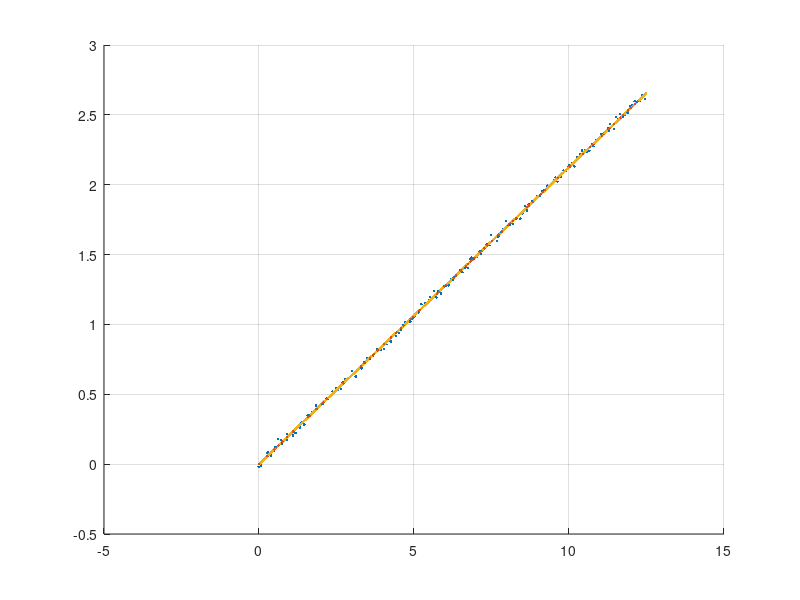

Recreate this plot in MATLAB.
%pre-process GPS
format long
%{
%get exact location for tower A: long survey (from RTKpost.txt)
%latA;
%longA;
%hA;

%import run thats trimmed for only the line movement A->B
%[xNED,yNED,zNED] = geodetic2ned(latitudedeg,longitudedeg,heightm,latitudedeg(10),longitudedeg(10),heightm(10),wgs84Ellipsoid);
%[xNED,yNED,zNED] = geodetic2ned(latitudedeg,longitudedeg,heightm,-33.956519396,18.463038259,110.7630,wgs84Ellipsoid);
%[xNED,yNED,zNED] = geodetic2ned(latitudedeg,longitudedeg,heightm,latA,longA,hA,wgs84Ellipsoid)
%}

%% true model
NEDtowerA = [0,0,1.71];
NEDtowerB = [12.77*cos(78*pi/180);12.77*sin(78*pi/180);1.70];
sag0 = 187.5e-4;
a=sag0;
%Parameterize power line
r0 = 0;
%horizontal span of power line use pythag on X and Y for tower B since
%tower A is the origin
r1 = sqrt((NEDtowerB(1)^2)+(NEDtowerB(2)^2));
%b and c constants
bC = inv([r0 1;r1 1])*[NEDtowerA(3)-a*r0^2;NEDtowerB(3)-a*r1^2];
b=bC(1);
c=bC(2);
%power line angle
psiL=atan((NEDtowerB(2)-NEDtowerA(2))/(NEDtowerB(1)-NEDtowerA(1)));

%generate TRUE power line (no noise)
r=0:0.0001:r1; %generate points along horizontal projection of line from tower A to tower B
x=r*sin(psiL);
y=r*cos(psiL);
z=a*r.^2+bC(1)*r+bC(2);  %generate heights along the line (z value)
%%
%generate GPS 'data' (use model but with a lot of white gaussian noise)
% generalize the jimmies taking in total time of test. distance covered etc
r=0:0.079:r1;
xGPS=awgn(r*sin(psiL),35); 
yGPS=awgn(r*cos(psiL),35); 
zGPS=awgn(a*r.^2+bC(1)*r+bC(2),30);

Tgps=1/5; %5Hz GPS receiver rate

for i=2:length(xGPS)-1
%synthesis of vgps measurement (a bit jimmy) but still probably better than
%vIMU
%vE(i) =  ((xGPS(i+1)-xGPS(i-1))/2*Tgps); %diff. current-previous/deltaT (symmetric difference quotient)
%vN(i) =  ((yGPS(i+1)-yGPS(i-1))/2*Tgps); %diff. current-previous/deltaT
vE(i) =  ((xGPS(i)-xGPS(i-1))/Tgps); %diff. current-previous/deltaT (symmetric difference quotient)
vN(i) =  ((yGPS(i)-yGPS(i-1))/Tgps); %diff. current-previous/deltaT
v(i) = vN(i)*cos(psiL) + vE(i)*sin(psiL); %project onto line

%synthesis of rgps measurement (line position)
dxE(i) = xGPS(i) - xGPS(1); %current position - origin
dyN(i) = yGPS(i) - yGPS(1); %current position - origin
r(i) = dyN(i)*cos(psiL) + dxE(i)*sin(psiL); %project onto line
end

v(length(xGPS))=0;

%% measurement vector
zk=zeros(length(xGPS)-1,3); %measurement vector (3 measurements)

%only GPS measurements
for i=1:length(zGPS)
    zk(i,1)=v(i); %GPS velocity pre-processed to give line direction velocity (mappped onto line)
    zk(i,2)=r(i); %GPS X and Y NED deltas projected onto line direction for line position r
    zk(i,3)=zGPS(i);%GPS height (referenced to zero at towerA so expect negative  
end

hold on      
grid on
scatter3(xGPS,yGPS,zGPS,'.b');
scatter3(zk(:,2)*sin(psiL),zk(:,2)*cos(psiL),zk(:,3),'.g');
scatter3(x,y,z,'.r');